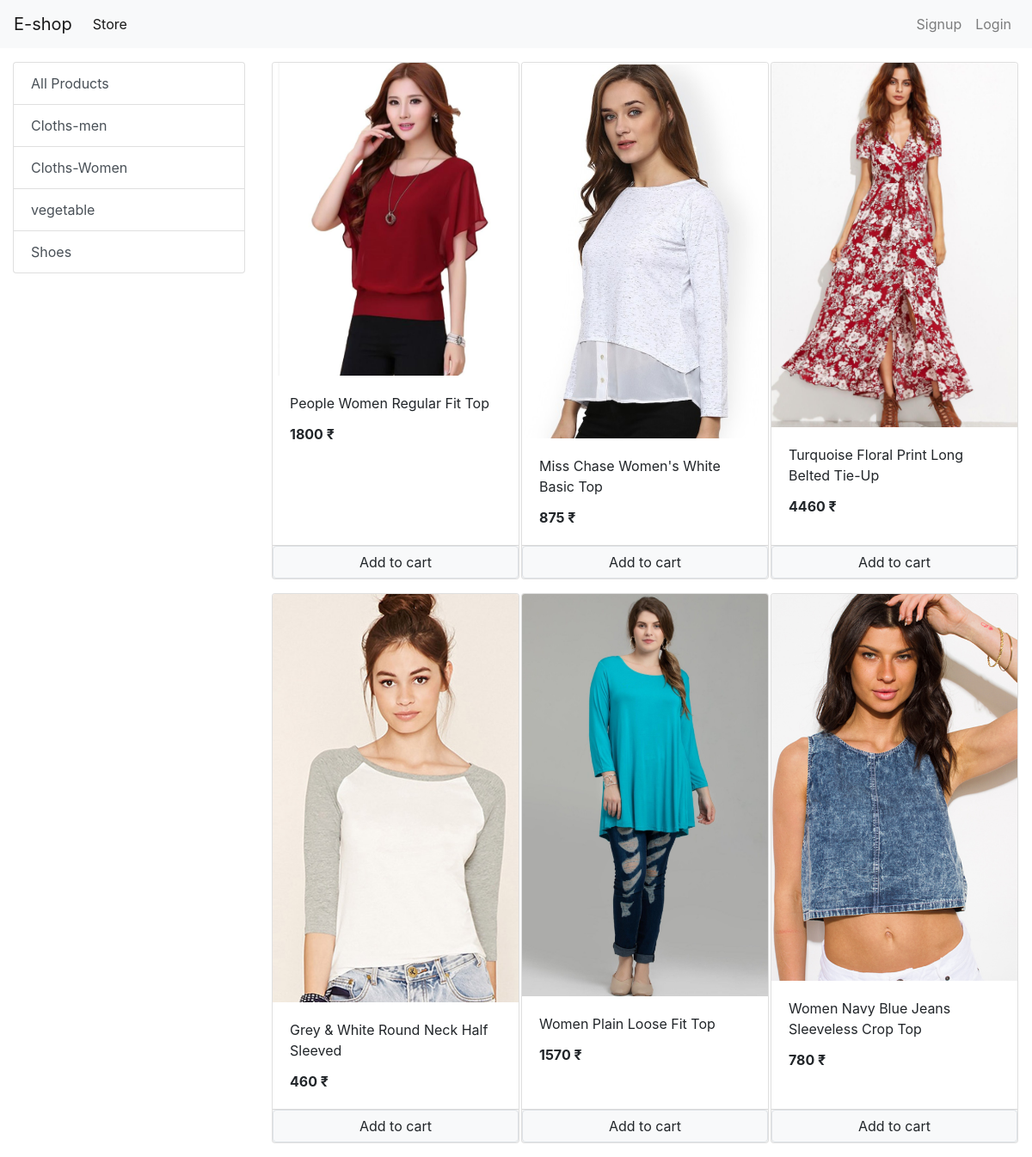
The app's page /?category=2 with its own data.
### store/models/category.py (models this page shows, shortened)
class Category(models.Model):
    name = models.CharField(max_length=20)
    @staticmethod
    def get_all_categories():
        return Category.objects.all()

### store/models/product.py (models this page shows, shortened)
class Product(models.Model):
    name = models.CharField(max_length=50)
    price = models.IntegerField(default=0)
    category = models.ForeignKey(Category, on_delete=models.CASCADE, default=1)
    description = models.CharField(max_length=200, default='', null=True, blank=True)
    image = models.ImageField(upload_to='uploads/products/')
    @staticmethod
    def get_all_products_by_categoryid(category_id):
        if category_id:
            return Product.objects.filter(category = category_id)
        else:
            return Product.get_all_products()

### store/views/home.py (the view, shortened to what this page needs)
# urls.py: path('', Home.as_view(), name='homepage'),
class Home(View):
    def get(self,request):
        cart = request.session.get('cart')
        if not cart:
            request.session.cart = {}
        products = None
        categories = Category.get_all_categories()
        category_id = request.GET.get('category')
        if category_id:
            products = Product.get_all_products_by_categoryid(category_id)
        else:
            products = Product.get_all_products()
        data = {}
        data['products'] = products
        data['categories'] = categories
        return render(request, 'home.html', data)

### store/templatetags/cart.py (called while the page is built)
@register.filter(name='is_in_cart')
def is_in_cart(product,cart):
    keys = cart.keys()
    for id in keys:
        if int(id) == product.id:
            return True
    return False

### store/templatetags/custom_filter.py (called while the page is built)
@register.filter(name='Currency')
def Currency(number):
    return str(number) +' ₹'

### store/templates/home.html (shortened to what this page needs)
{% extends 'base.html' %}
   {% block content %}
    {% load cart %}
{% load custom_filter %}
  <div class="container-fluid mt-3">
   <div class="row">
     <div class="col-lg-3 mx-auto">
       <div class="list-group">
         <a href="/" class="list-group-item list-group-item-action">All Products</a>
         {% for category in categories%}
           <a href="/?category={{category.id}}" class="list-group-item list-group-item-action">{{category.name}}</a>
         {% endfor %}
       </div>
     </div>
     <div id="products" class="col-lg-9 mx-auto">
        <div class="row mx-auto">
      {% for product in products%}
      <div class="card mx-auto mb-3" id="{{product.id}}" style="width: 18rem;">
        <img class="card-img-top" src="{{product.image.url}}" alt="Card image cap">
        <div class="card-body">
          <p class="card-title">{{product.name}}</p>
          <p class="card-text"><b>{{product.price|Currency}}</b></p>
        </div>
          <div class="card-footer p-0">
              {% if product|is_in_cart:request.session.cart%}
                  <div class="row no-gutters">
                     <form method="post" action="/#{{product.id}}" class="col-2">
                          {% csrf_token %}
                          <input type="text" hidden name="product" value="{{product.id}}">
                          <input type="text" hidden name="remove" value="True">
                          <input type="submit" value="-" class="btn-block btn btn-light">
                      </form>
                    <div class="text-center col ">
                       {{product|cart_quantity:request.session.cart}} in cart
                    </div>
                      <form method="post" action="/#{{product.id}}" class="col-2">
                          {% csrf_token %}
                          <input type="text" hidden name="product" value="{{product.id}}">
                          <input type="submit" value="+" class="btn-block btn btn-light">
                      </form>
                   </div>
              {% else %}
                    <form action="\#{{product.id}}" method="POST" class="btn-block">
                        <input type="submit"  value="Add to cart" class=" float-right btn btn-light border form-control">
                    </form>
              {% endif %}
          </div>
      </div>
      {% endfor %}
    </div>
     </div>
   </div>
  </div>
 {% endblock %}

### records on screen
Category: name "Cloths-men"
Category: name "Cloths-Women"
Category: name "vegetable"
Category: name "Shoes"
Product: image (picture), name "People Women Regular Fit Top", price|Currency "1800 ₹"
Product: image (picture), name "Miss Chase Women's White Basic Top", price|Currency "875 ₹"
Product: image (picture), name "Turquoise Floral Print Long Belted Tie-Up", price|Currency "4460 ₹"
Product: image (picture), name "Grey & White Round Neck Half Sleeved", price|Currency "460 ₹"
Product: image (picture), name "Women Plain Loose Fit Top", price|Currency "1570 ₹"
Product: image (picture), name "Women Navy Blue Jeans Sleeveless Crop Top", price|Currency "780 ₹"
